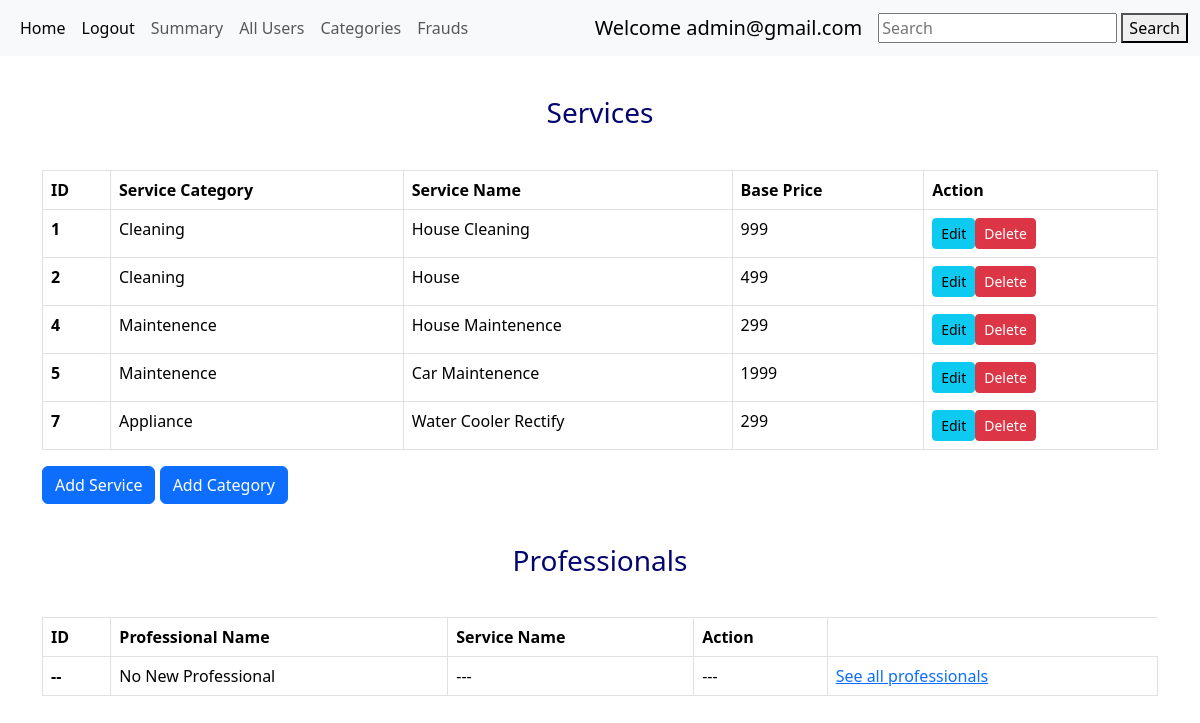
Page /admin/admin@gmail.com on the committed database.
### models.py (models this page shows)
class Services(db.Model):
    id = db.Column(db.Integer, primary_key=True)
    c_id = db.Column(db.Integer, db.ForeignKey('category.id'),nullable=False)    #category fk
    name = db.Column(db.String(64), nullable=False)
    base_price = db.Column(db.Integer , nullable=False)
    description = db.Column(db.String(64), nullable=False)
    professional = db.relationship("Professional", backref = 'services',cascade = "all,delete",lazy = True)
    running = db.relationship("Running", backref = 'services',cascade = "all,delete",lazy = True)

class Category(db.Model):
    id = db.Column(db.Integer, primary_key=True)
    name = db.Column(db.String(64), nullable=False)
    services = db.relationship("Services", backref = 'category',cascade = "all,delete" ,lazy = True)
    running = db.relationship("Running", backref = 'category',cascade = "all,delete",lazy = True)

### routes.py (the view)
@app.route('/admin/<user>' , methods=['GET','POST'])
def admin_dashboard(user):
    return render_template('admin.html',user=user,services= get_service(),professionals = get_professional(),)

### routes.py (called while the page is built)
def get_service():
    services = Services.query.all()  #it will give a list of all services available, like S1,S2...
    return services  #give list

def get_professional():
    professionals = Professional.query.all()
    return professionals  #give list

### templates/admin.html (shortened to what this page needs)
{% extends 'layout.html' %}
 {% block content %}
<h3 class="center" style="text-align:center; margin-top:40px; margin-bottom:40px;">Services</h3>
<div class="main" style="margin: auto;">
<table class="table table-bordered">
  <thead>
    <tr>
      <th scope="col">ID</th>
      <th scope="col">Service Category</th>
      <th scope="col">Service Name</th>
      <th scope="col">Base Price</th>
      <th scope="col">Action</th>
    </tr>
  </thead>
  <tbody>
    {% for service in services %}
    <tr>
      <th scope="row">{{service.id}}</th>
      <td>{{service.category.name}}</td>
      <td>{{service.name}}</td>
      <td>{{service.base_price}}</td>
      <td><a href="/edit_service/{{service.id}}/{{user}}"><button type="button" class="btn btn-info btn-sm">Edit</button></a><a href="/delete_service/{{service.id}}/{{user}}" type="button"><button type="button" class="btn btn-danger btn-sm">Delete</button></a></td>
    </tr>
    {% endfor %}
  </tbody>
</table>
<div>
  <a href="/admin/add_service" class="btn btn-primary">Add Service</a>
  <a href="/admin/add_category" class="btn btn-primary">Add Category</a>
</div>
<div class="container">
  <h3 class="center" style="margin-top:40px; margin-bottom:40px;">Professionals</h3>
</div>
<table class="table table-bordered">
  <thead>
    <tr>
      <th scope="col">ID</th>
      <th scope="col">Professional Name</th>
      <th scope="col">Service Name</th>
      <th scope="col">Action</th>
    </tr>
  </thead>
  <tbody>
    <tr>
      <th scope="row">--</th>
      <td>No New Professional</td>
      <td>---</td>
      <td>---</td>
      <td><a href="/admin/{{user}}/show/all_professionals">See all professionals</a></td>
    </tr>
  </tbody>
</table>
</div>
 {% endblock %}

### static/styles/style.css (style rules this page uses)
* { margin: 0px; }
.center { text-align: center; margin: auto; margin-top: 10px; color: rgb(5, 5, 110); }

### rows in the picture
Services: id "1", category.name "Cleaning", name "House Cleaning", base_price "999"
Services: id "2", category.name "Cleaning", name "House", base_price "499"
Services: id "4", category.name "Maintenence", name "House Maintenence", base_price "299"
Services: id "5", category.name "Maintenence", name "Car Maintenence", base_price "1999"
Services: id "7", category.name "Appliance", name "Water Cooler Rectify", base_price "299"

### other values in the picture
{{ user }} "admin@gmail.com"
